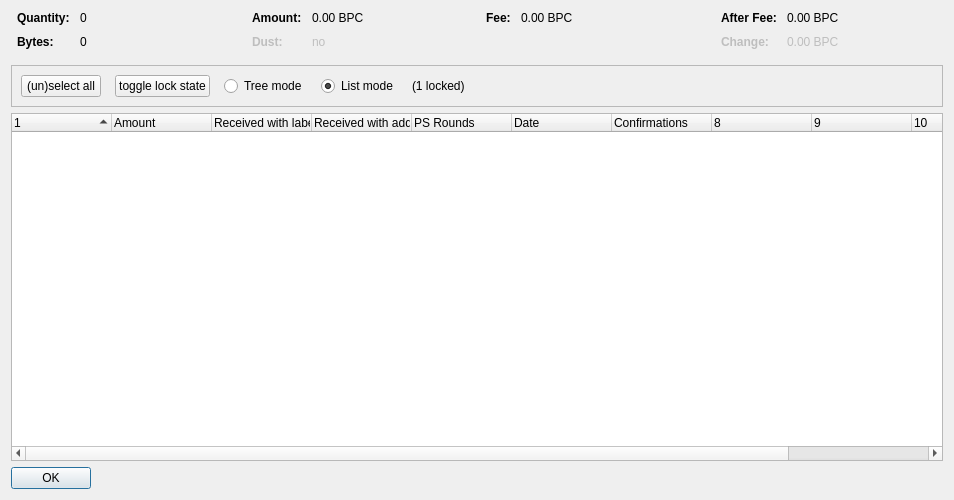
<?xml version="1.0" encoding="UTF-8"?>
<ui version="4.0">
 <class>CoinControlDialog</class>
 <widget class="QDialog" name="CoinControlDialog">
  <property name="geometry">
   <rect>
    <x>0</x>
    <y>0</y>
    <width>954</width>
    <height>500</height>
   </rect>
  </property>
  <property name="windowTitle">
   <string>Coin Selection</string>
  </property>
  <layout class="QVBoxLayout" name="verticalLayout">
   <item>
    <layout class="QHBoxLayout" name="horizontalLayoutTop" stretch="0,0,0,0">
     <property name="topMargin">
      <number>0</number>
     </property>
     <property name="bottomMargin">
      <number>10</number>
     </property>
     <item>
      <layout class="QFormLayout" name="formLayoutCoinControl1">
       <property name="horizontalSpacing">
        <number>10</number>
       </property>
       <property name="verticalSpacing">
        <number>10</number>
       </property>
       <property name="leftMargin">
        <number>6</number>
       </property>
       <property name="rightMargin">
        <number>6</number>
       </property>
       <item row="0" column="0">
        <widget class="QLabel" name="labelCoinControlQuantityText">
         <property name="font">
          <font>
           <weight>75</weight>
           <bold>true</bold>
          </font>
         </property>
         <property name="text">
          <string>Quantity:</string>
         </property>
        </widget>
       </item>
       <item row="0" column="1">
        <widget class="QLabel" name="labelCoinControlQuantity">
         <property name="cursor">
          <cursorShape>IBeamCursor</cursorShape>
         </property>
         <property name="contextMenuPolicy">
          <enum>Qt::ActionsContextMenu</enum>
         </property>
         <property name="text">
          <string notr="true">0</string>
         </property>
         <property name="textInteractionFlags">
          <set>Qt::LinksAccessibleByMouse|Qt::TextSelectableByKeyboard|Qt::TextSelectableByMouse</set>
         </property>
        </widget>
       </item>
       <item row="1" column="0">
        <widget class="QLabel" name="labelCoinControlBytesText">
         <property name="font">
          <font>
           <weight>75</weight>
           <bold>true</bold>
          </font>
         </property>
         <property name="text">
          <string>Bytes:</string>
         </property>
        </widget>
       </item>
       <item row="1" column="1">
        <widget class="QLabel" name="labelCoinControlBytes">
         <property name="cursor">
          <cursorShape>IBeamCursor</cursorShape>
         </property>
         <property name="contextMenuPolicy">
          <enum>Qt::ActionsContextMenu</enum>
         </property>
         <property name="text">
          <string notr="true">0</string>
         </property>
         <property name="textInteractionFlags">
          <set>Qt::LinksAccessibleByMouse|Qt::TextSelectableByKeyboard|Qt::TextSelectableByMouse</set>
         </property>
        </widget>
       </item>
      </layout>
     </item>
     <item>
      <layout class="QFormLayout" name="formLayoutCoinControl2">
       <property name="horizontalSpacing">
        <number>10</number>
       </property>
       <property name="verticalSpacing">
        <number>10</number>
       </property>
       <property name="leftMargin">
        <number>6</number>
       </property>
       <property name="rightMargin">
        <number>6</number>
       </property>
       <item row="0" column="0">
        <widget class="QLabel" name="labelCoinControlAmountText">
         <property name="font">
          <font>
           <weight>75</weight>
           <bold>true</bold>
          </font>
         </property>
         <property name="text">
          <string>Amount:</string>
         </property>
        </widget>
       </item>
       <item row="0" column="1">
        <widget class="QLabel" name="labelCoinControlAmount">
         <property name="cursor">
          <cursorShape>IBeamCursor</cursorShape>
         </property>
         <property name="contextMenuPolicy">
          <enum>Qt::ActionsContextMenu</enum>
         </property>
         <property name="text">
          <string notr="true">0.00 BPC</string>
         </property>
         <property name="textInteractionFlags">
          <set>Qt::LinksAccessibleByMouse|Qt::TextSelectableByKeyboard|Qt::TextSelectableByMouse</set>
         </property>
        </widget>
       </item>
       <item row="1" column="0">
        <widget class="QLabel" name="labelCoinControlLowOutputText">
         <property name="enabled">
          <bool>false</bool>
         </property>
         <property name="font">
          <font>
           <weight>75</weight>
           <bold>true</bold>
          </font>
         </property>
         <property name="text">
          <string>Dust:</string>
         </property>
        </widget>
       </item>
       <item row="1" column="1">
        <widget class="QLabel" name="labelCoinControlLowOutput">
         <property name="enabled">
          <bool>false</bool>
         </property>
         <property name="cursor">
          <cursorShape>IBeamCursor</cursorShape>
         </property>
         <property name="contextMenuPolicy">
          <enum>Qt::ActionsContextMenu</enum>
         </property>
         <property name="text">
          <string notr="true">no</string>
         </property>
         <property name="textInteractionFlags">
          <set>Qt::LinksAccessibleByMouse|Qt::TextSelectableByKeyboard|Qt::TextSelectableByMouse</set>
         </property>
        </widget>
       </item>
      </layout>
     </item>
     <item>
      <layout class="QFormLayout" name="formLayoutCoinControl3">
       <property name="horizontalSpacing">
        <number>10</number>
       </property>
       <property name="verticalSpacing">
        <number>10</number>
       </property>
       <property name="leftMargin">
        <number>6</number>
       </property>
       <property name="rightMargin">
        <number>6</number>
       </property>
       <item row="0" column="0">
        <widget class="QLabel" name="labelCoinControlFeeText">
         <property name="font">
          <font>
           <weight>75</weight>
           <bold>true</bold>
          </font>
         </property>
         <property name="text">
          <string>Fee:</string>
         </property>
        </widget>
       </item>
       <item row="0" column="1">
        <widget class="QLabel" name="labelCoinControlFee">
         <property name="cursor">
          <cursorShape>IBeamCursor</cursorShape>
         </property>
         <property name="contextMenuPolicy">
          <enum>Qt::ActionsContextMenu</enum>
         </property>
         <property name="text">
          <string notr="true">0.00 BPC</string>
         </property>
         <property name="textInteractionFlags">
          <set>Qt::LinksAccessibleByMouse|Qt::TextSelectableByKeyboard|Qt::TextSelectableByMouse</set>
         </property>
        </widget>
       </item>
      </layout>
     </item>
     <item>
      <layout class="QFormLayout" name="formLayoutCoinControl4">
       <property name="horizontalSpacing">
        <number>10</number>
       </property>
       <property name="verticalSpacing">
        <number>10</number>
       </property>
       <property name="leftMargin">
        <number>6</number>
       </property>
       <property name="rightMargin">
        <number>6</number>
       </property>
       <item row="0" column="0">
        <widget class="QLabel" name="labelCoinControlAfterFeeText">
         <property name="font">
          <font>
           <weight>75</weight>
           <bold>true</bold>
          </font>
         </property>
         <property name="text">
          <string>After Fee:</string>
         </property>
        </widget>
       </item>
       <item row="0" column="1">
        <widget class="QLabel" name="labelCoinControlAfterFee">
         <property name="cursor">
          <cursorShape>IBeamCursor</cursorShape>
         </property>
         <property name="contextMenuPolicy">
          <enum>Qt::ActionsContextMenu</enum>
         </property>
         <property name="text">
          <string notr="true">0.00 BPC</string>
         </property>
         <property name="textInteractionFlags">
          <set>Qt::LinksAccessibleByMouse|Qt::TextSelectableByKeyboard|Qt::TextSelectableByMouse</set>
         </property>
        </widget>
       </item>
       <item row="1" column="0">
        <widget class="QLabel" name="labelCoinControlChangeText">
         <property name="enabled">
          <bool>false</bool>
         </property>
         <property name="font">
          <font>
           <weight>75</weight>
           <bold>true</bold>
          </font>
         </property>
         <property name="text">
          <string>Change:</string>
         </property>
        </widget>
       </item>
       <item row="1" column="1">
        <widget class="QLabel" name="labelCoinControlChange">
         <property name="enabled">
          <bool>false</bool>
         </property>
         <property name="cursor">
          <cursorShape>IBeamCursor</cursorShape>
         </property>
         <property name="contextMenuPolicy">
          <enum>Qt::ActionsContextMenu</enum>
         </property>
         <property name="text">
          <string notr="true">0.00 BPC</string>
         </property>
         <property name="textInteractionFlags">
          <set>Qt::LinksAccessibleByMouse|Qt::TextSelectableByKeyboard|Qt::TextSelectableByMouse</set>
         </property>
        </widget>
       </item>
      </layout>
     </item>
    </layout>
   </item>
   <item>
    <widget class="QFrame" name="frame">
     <property name="minimumSize">
      <size>
       <width>0</width>
       <height>40</height>
      </size>
     </property>
     <property name="frameShape">
      <enum>QFrame::StyledPanel</enum>
     </property>
     <property name="frameShadow">
      <enum>QFrame::Sunken</enum>
     </property>
     <layout class="QHBoxLayout" name="horizontalLayout">
      <item>
       <layout class="QHBoxLayout" name="horizontalLayoutPanel" stretch="0,0,0,0,0,0">
        <property name="spacing">
         <number>14</number>
        </property>
        <item>
         <widget class="QPushButton" name="pushButtonSelectAll">
          <property name="sizePolicy">
           <sizepolicy hsizetype="Maximum" vsizetype="Fixed">
            <horstretch>0</horstretch>
            <verstretch>0</verstretch>
           </sizepolicy>
          </property>
          <property name="text">
           <string>(un)select all</string>
          </property>
          <property name="autoDefault">
           <bool>false</bool>
          </property>
         </widget>
        </item>
        <item>
         <widget class="QPushButton" name="pushButtonToggleLock">
          <property name="sizePolicy">
           <sizepolicy hsizetype="Maximum" vsizetype="Fixed">
            <horstretch>0</horstretch>
            <verstretch>0</verstretch>
           </sizepolicy>
          </property>
          <property name="text">
           <string>toggle lock state</string>
          </property>
          <property name="autoDefault">
           <bool>false</bool>
          </property>
         </widget>
        </item>
        <item>
         <widget class="QRadioButton" name="radioTreeMode">
          <property name="sizePolicy">
           <sizepolicy hsizetype="Maximum" vsizetype="Fixed">
            <horstretch>0</horstretch>
            <verstretch>0</verstretch>
           </sizepolicy>
          </property>
          <property name="text">
           <string>Tree mode</string>
          </property>
         </widget>
        </item>
        <item>
         <widget class="QRadioButton" name="radioListMode">
          <property name="sizePolicy">
           <sizepolicy hsizetype="Maximum" vsizetype="Fixed">
            <horstretch>0</horstretch>
            <verstretch>0</verstretch>
           </sizepolicy>
          </property>
          <property name="text">
           <string>List mode</string>
          </property>
          <property name="checked">
           <bool>true</bool>
          </property>
         </widget>
        </item>
        <item>
         <widget class="QLabel" name="labelLocked">
          <property name="text">
           <string>(1 locked)</string>
          </property>
         </widget>
        </item>
        <item>
         <spacer name="horizontalSpacer">
          <property name="orientation">
           <enum>Qt::Horizontal</enum>
          </property>
          <property name="sizeHint" stdset="0">
           <size>
            <width>40</width>
            <height>20</height>
           </size>
          </property>
         </spacer>
        </item>
       </layout>
      </item>
     </layout>
    </widget>
   </item>
   <item>
    <widget class="CoinControlTreeWidget" name="treeWidget">
     <property name="contextMenuPolicy">
      <enum>Qt::CustomContextMenu</enum>
     </property>
     <property name="sortingEnabled">
      <bool>false</bool>
     </property>
     <property name="columnCount">
      <number>11</number>
     </property>
     <attribute name="headerShowSortIndicator" stdset="0">
      <bool>true</bool>
     </attribute>
     <attribute name="headerStretchLastSection">
      <bool>false</bool>
     </attribute>
     <column>
      <property name="text">
       <string/>
      </property>
     </column>
     <column>
      <property name="text">
       <string>Amount</string>
      </property>
     </column>
     <column>
      <property name="text">
       <string>Received with label</string>
      </property>
     </column>
     <column>
      <property name="text">
       <string>Received with address</string>
      </property>
     </column>
     <column>
      <property name="text">
       <string>PS Rounds</string>
      </property>
     </column>
     <column>
      <property name="text">
       <string>Date</string>
      </property>
     </column>
     <column>
      <property name="text">
       <string>Confirmations</string>
      </property>
      <property name="toolTip">
       <string>Confirmed</string>
      </property>
     </column>
     <column>
      <property name="text">
       <string/>
      </property>
     </column>
     <column>
      <property name="text">
       <string/>
      </property>
     </column>
     <column>
      <property name="text">
       <string/>
      </property>
     </column>
     <column>
      <property name="text">
       <string/>
      </property>
     </column>
    </widget>
   </item>
   <item>
    <widget class="QDialogButtonBox" name="buttonBox">
     <property name="sizePolicy">
      <sizepolicy hsizetype="Maximum" vsizetype="Fixed">
       <horstretch>0</horstretch>
       <verstretch>0</verstretch>
      </sizepolicy>
     </property>
     <property name="orientation">
      <enum>Qt::Horizontal</enum>
     </property>
     <property name="standardButtons">
      <set>QDialogButtonBox::Ok</set>
     </property>
    </widget>
   </item>
  </layout>
 </widget>
 <customwidgets>
  <customwidget>
   <class>CoinControlTreeWidget</class>
   <extends>QTreeWidget</extends>
   <header>coincontroltreewidget.h</header>
  </customwidget>
 </customwidgets>
 <resources/>
 <connections/>
</ui>
